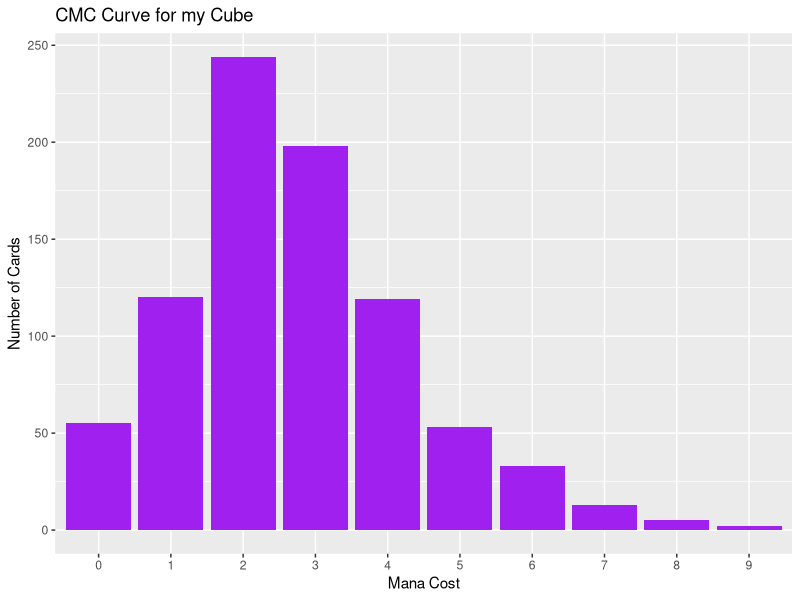
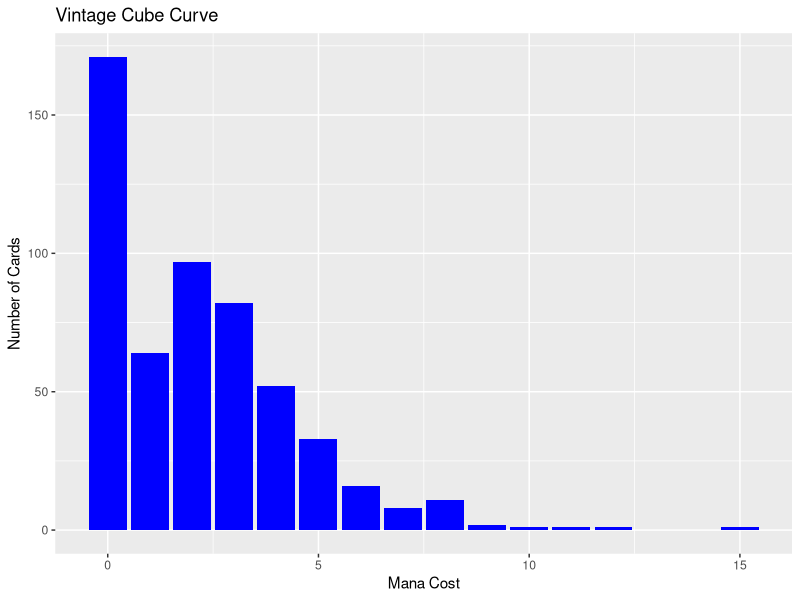
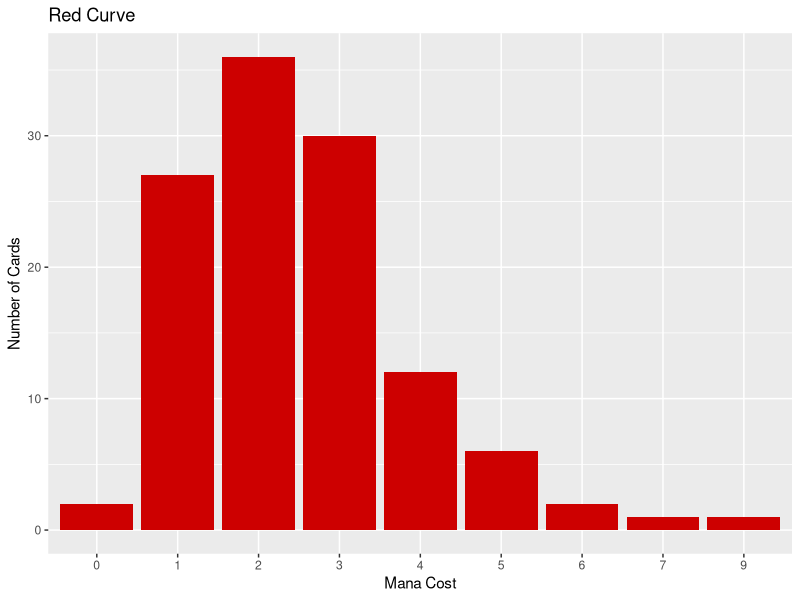
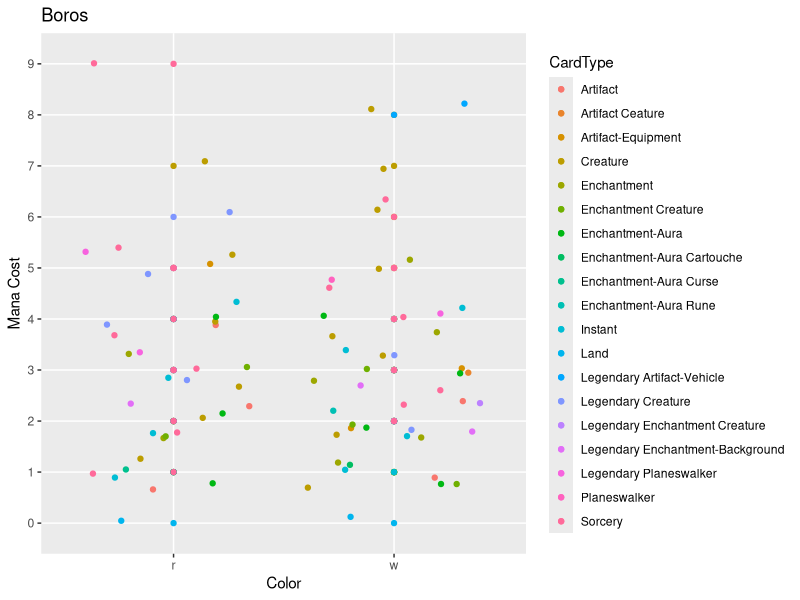
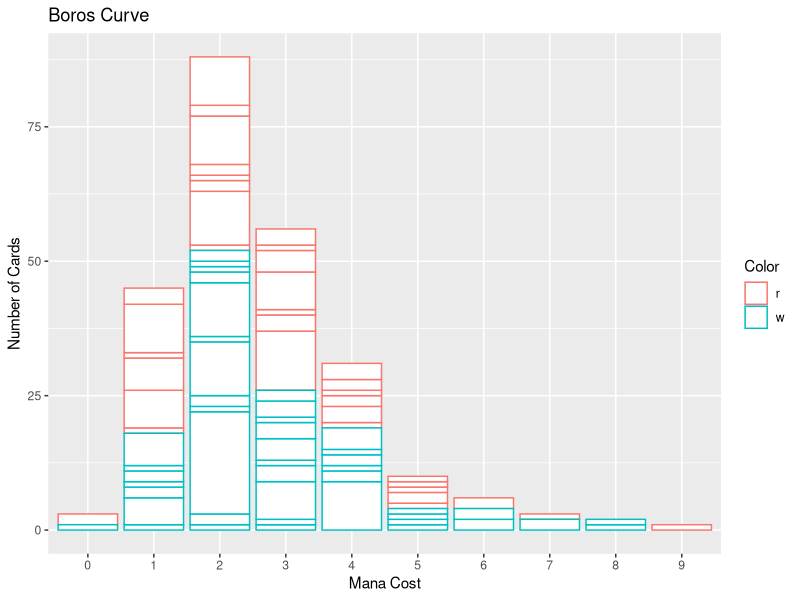

These figures' R source, in order:
## ---- chunk 1
knitr::opts_chunk$set(echo = TRUE)

knitr::opts_chunk$set(eval = TRUE)

knitr::opts_chunk$set(include = TRUE)

library(tidyverse)
library(readr) 
library(ggplot2)
#import data 

MyCube<-read_csv("TheCube.csv")
  glimpse(MyCube)

VintageCube<-read_csv("MTGOVintageCube.csv")
  glimpse(VintageCube)
## ---- chunk 2

CMC<-MyCube%>%
  rename(ManaCost=`Mana Cost`)%>%
  mutate(ManaCost= ifelse(ManaCost=="n/a", 0,ManaCost))%>%
  group_by(ManaCost)%>%
  summarise(count=n())
  sample_n(CMC,size=10)
## ---- chunk 3
VCMC<-VintageCube%>%
  mutate(CMC= ifelse(is.na(CMC), 0,CMC))%>%
  group_by(CMC)%>%
  summarise(count=n())
  head(VCMC)
## ---- chunk 4
Red<-
  MyCube[MyCube$Color == "r",]
  head(Red)
## ---- chunk 5
Green<-
  MyCube[MyCube$Color == "g",]
  head(Green)
## ---- chunk 6
Black<-
  MyCube[MyCube$Color == "b",]
  head(Black)
## ---- chunk 7
Blue<-
  MyCube[MyCube$Color == "u",]
  head(Blue)
## ---- chunk 8
White<-
  MyCube[MyCube$Color == "w",]
  head(White)
## ---- chunk 9
Colorless<-
  MyCube[MyCube$Color == "colorless",]
  head(Colorless)
## ---- chunk 10
ManaCostRed<-
  Red%>%
  rename(ManaCost=`Mana Cost`)%>%
  mutate(ManaCost= ifelse(ManaCost=="n/a", 0,ManaCost))%>%
  group_by(ManaCost)%>%
  summarise(count=n())
  head(ManaCostRed)
## ---- chunk 11
ManaCostBlack<-
  Black%>%
  rename(ManaCost=`Mana Cost`)%>%
  mutate(ManaCost= ifelse(ManaCost=="n/a", 0,ManaCost))%>%
  group_by(ManaCost)%>%
  summarise(count=n())
  
## ---- chunk 12
ManaCostGreen<-
  Green%>%
  rename(ManaCost=`Mana Cost`)%>%
  mutate(ManaCost= ifelse(ManaCost=="n/a", 0,ManaCost))%>%
  group_by(ManaCost)%>%
  summarise(count=n())
  
## ---- chunk 13
ManaCostWhite<-
  White%>%
  rename(ManaCost=`Mana Cost`)%>%
  mutate(ManaCost= ifelse(ManaCost=="n/a", 0,ManaCost))%>%
  group_by(ManaCost)%>%
  summarise(count=n())
  
## ---- chunk 14
ManaCostBlue<-
  Blue%>%
  rename(ManaCost=`Mana Cost`)%>%
  mutate(ManaCost= ifelse(ManaCost=="n/a", 0,ManaCost))%>%
  group_by(ManaCost)%>%
  summarise(count=n())
  
## ---- chunk 15
ManaCostColorless<-
  Colorless%>%
  rename(ManaCost=`Mana Cost`)%>%
  mutate(ManaCost= ifelse(ManaCost=="n/a", 0,ManaCost))%>%
  group_by(ManaCost)%>%
  summarise(count=n())
  
## ---- chunk 16

## ---- chunk 17
  DimirManaCost<- 
  full_join(ManaCostBlack, ManaCostBlue, by="count")
  sample_n(DimirManaCost, size=6)
  
## ---- chunk 18
Rogues<-
  MyCube%>%
  group_by(`Creature Type`, Color)%>%
  summarise(count=n())%>%
  filter(grepl("Rogue", `Creature Type`, ignore.case=TRUE,))
## ---- chunk 19

Boros<-
  MyCube[MyCube$Color == "r"| MyCube$Color == "w",]
  head(Boros)

Izzet<-
  MyCube[MyCube$Color == "r"| MyCube$Color == "u",]
  
  
Gruul<-
  MyCube[MyCube$Color == "r"| MyCube$Color == "g",]
  

Rakdos<-
  MyCube[MyCube$Color == "r"| MyCube$Color == "b",]
  
  
Golgari<-
  MyCube[MyCube$Color == "b"| MyCube$Color == "g",]
  
  
Azorius<-
  MyCube[MyCube$Color == "w"| MyCube$Color == "u",]
  
  
Orzhov<-
  MyCube[MyCube$Color == "w"| MyCube$Color == "b",] 
  
  
Simic<-
  MyCube[MyCube$Color == "g"| MyCube$Color == "u",]
  
  
Selesnya<-
  MyCube[MyCube$Color == "g"| MyCube$Color == "w",]
  
  
Dimir<-
  MyCube[MyCube$Color == "u"| MyCube$Color == "b",]
  
  
## ---- chunk 20
BorosCurve<-
  Boros%>%
  rename(ManaCost=`Mana Cost`)%>%
  mutate(ManaCost= ifelse(ManaCost=="n/a", 0,ManaCost))%>%
  rename(CardType= `Card Type`)%>%
  group_by(ManaCost,CardType,Color)%>%
  summarise(count=n())
  head(BorosCurve)

## ---- chunk 21
ggplot(CMC) +
  geom_bar(aes(x = ManaCost, y = count), stat = "identity", fill="purple")+ggtitle("CMC Curve for my Cube")+labs(y="Number of Cards", x="Mana Cost")
       
## ---- chunk 22
ggplot(VCMC)+
  geom_bar(aes(x= CMC, y=count), stat="identity", fill="blue")+ggtitle("Vintage Cube Curve")+labs(y="Number of Cards", x="Mana Cost")
## ---- chunk 23
ggplot(ManaCostRed)+
  geom_bar(aes(x= ManaCost, y= count), stat="identity", fill="red3")+ggtitle("Red Curve")+labs(y="Number of Cards", x="Mana Cost")
## ---- chunk 24
ggplot(BorosCurve)+
  geom_point(aes(x=Color, y=ManaCost, color=CardType))+
  geom_jitter(aes(x=Color,y=ManaCost, color=CardType))+ggtitle("Boros")+labs(y="Mana Cost",x="Color")
                         
            
## ---- chunk 25
ggplot(BorosCurve)+
  geom_bar(aes(x=ManaCost, y= count, color=Color), stat="identity",fill="white")+ggtitle("Boros Curve")+labs(y="Number of Cards", x="Mana Cost")
  
